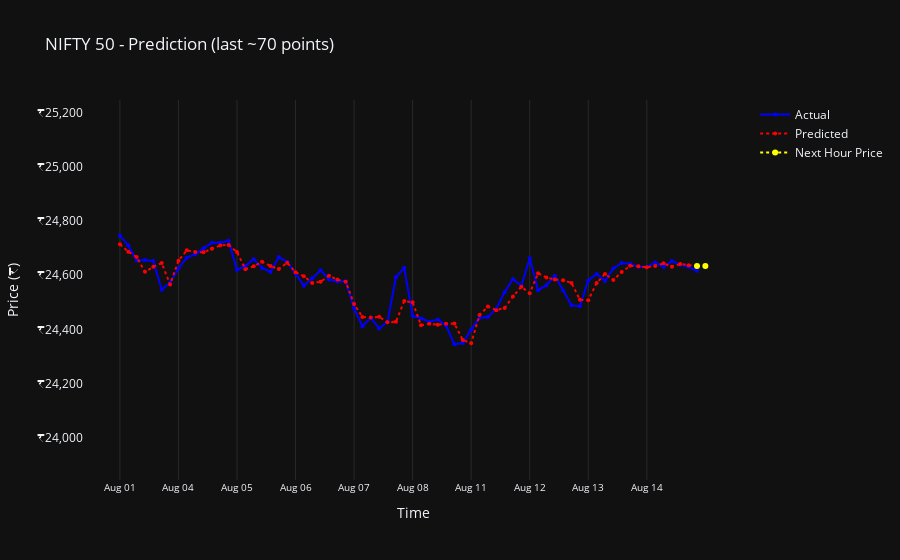

The code cell stored with this chart in its notebook:
### Code cell
from plot_data_util import plot_train_and_prediction_and_last_pred_point
plot_train_and_prediction_and_last_pred_point(data, "NIFTY 50", n=70, last_pred=last_pred)
